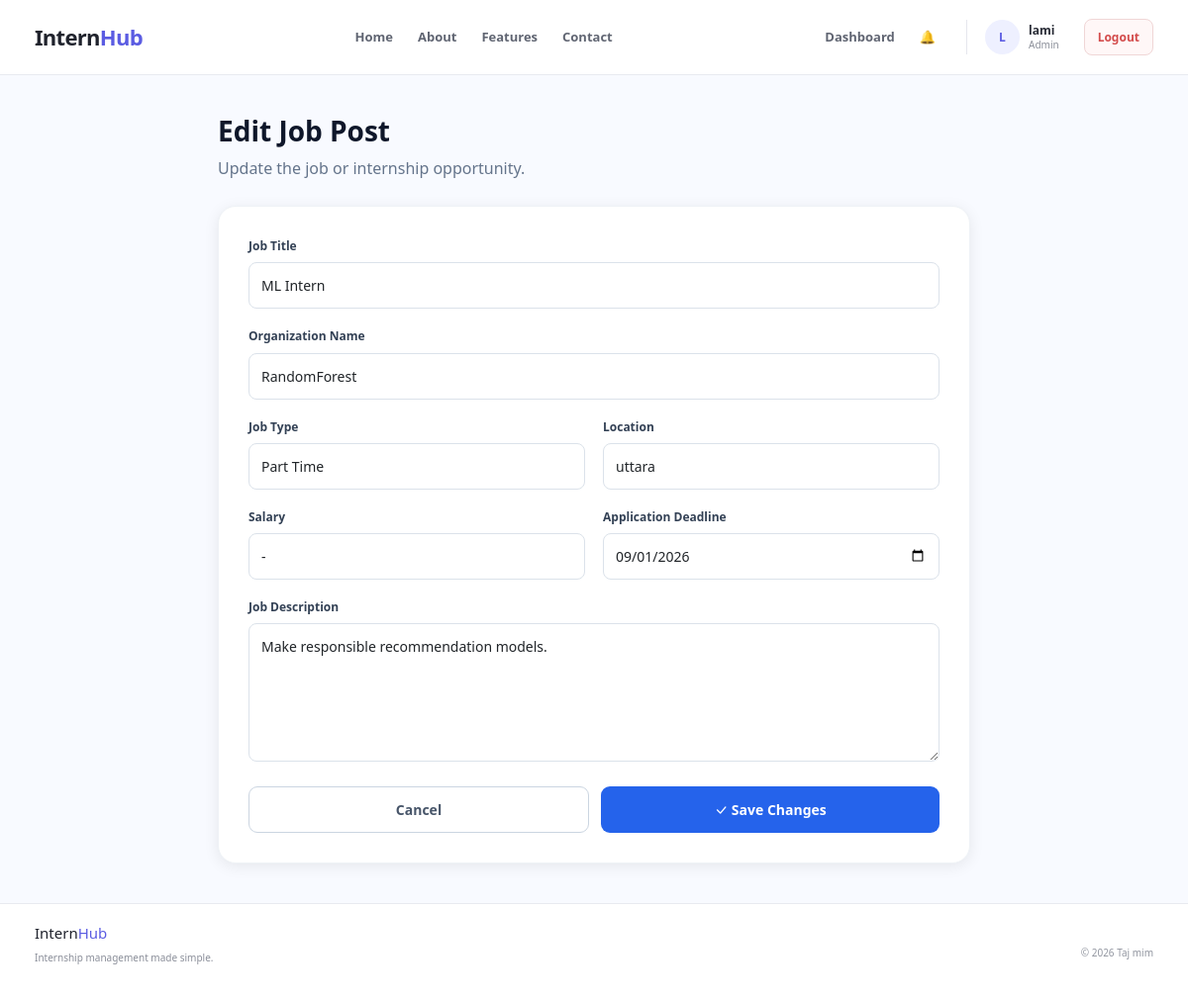
Page /admin-posts/edit/27/ (signed in) on the committed database.
### accounts/models.py (models this page shows, shortened)
class User(AbstractUser):
    class Role(models.TextChoices):
        STUDENT = "STUDENT", "Student"
        COMPANY = "COMPANY", "Company"
        ADMIN = "ADMIN", "Admin"
    email = models.EmailField(unique=True)
    role = models.CharField(
        max_length=20,
        choices=Role.choices,
        default=Role.STUDENT
    )
    objects = CustomUserManager()

### opportunity_portal/models.py (models this page shows, shortened)
class Job(models.Model):
    JOB_TYPE_CHOICES = (
        ('Full Time', 'Full Time'),
        ('Part Time', 'Part Time'),
        ('Internship', 'Internship'),
        ('Remote', 'Remote'),
    )
    title = models.CharField(max_length=200)
    organization = models.CharField(max_length=200)
    description = models.TextField()
    location = models.CharField(max_length=200)
    job_type = models.CharField(
        max_length=50,
        choices=JOB_TYPE_CHOICES
    )
    salary = models.CharField(
        max_length=100,
        blank=True
    )
    deadline = models.DateField()
    created_at = models.DateTimeField(
        auto_now_add=True
    )

### internship/views.py (the view, shortened to what this page needs)
# urls.py: path("admin-posts/edit/<int:pk>/", views.post_edit, name="post_edit"),
@login_required
def post_edit(request, pk):
    if request.user.role != User.Role.ADMIN:
        return redirect("dashboard")
    job = get_object_or_404(
        Job,
        pk=pk
    )
    return render(
        request,
        "post_edit.html",
        {
            "job": job,
            "job_types": Job.JOB_TYPE_CHOICES
        }
    )

### accounts/context_processors.py (called while the page is built)
def notifications(request):
    if not request.user.is_authenticated:
        return {
            "unread_notifications_count": 0,
            "nav_notifications": [],
        }
    user_notifications = Notification.objects.filter(
        user=request.user
    )
    return {
        "unread_notifications_count": user_notifications.filter(
            is_read=False
        ).count(),
        "nav_notifications": user_notifications[:5],
    }

### internship/templates/post_edit.html (shortened to what this page needs)
{% extends "accounts/base.html" %}
{% block content %}
<div class="page">
<div class="page-header">
    <h1>
        Edit Job Post
    </h1>
    <p>
        Update the job or internship opportunity.
    </p>
</div>
<div class="add-job-box">
    <form method="POST">
        <div class="form-group">
            <label for="title">
                Job Title
            </label>
            <input
                type="text"
                id="title"
                name="title"
                class="form-control"
                value="{{ job.title }}"
                required
            >
        </div>
        <div class="form-group">
            <label for="organization">
                Organization Name
            </label>
            <input
                type="text"
                id="organization"
                name="organization"
                class="form-control"
                value="{{ job.organization }}"
                required
            >
        </div>
        <div class="form-row">
            <div class="form-group">
                <label for="job_type">
                    Job Type
                </label>
                <select
                    id="job_type"
                    name="job_type"
                    class="form-control"
                    required
                >
                    {% for value, label in job_types %}
                        <option
                            value="{{ value }}"
                            {% if job.job_type == value %}
                                selected
                            {% endif %}
                        >
                            {{ label }}
                        </option>
                    {% endfor %}
                </select>
            </div>
            <div class="form-group">
                <label for="location">
                    Location
                </label>
                <input
                    type="text"
                    id="location"
                    name="location"
                    class="form-control"
                    value="{{ job.location }}"
                    required
                >
            </div>
        </div>
        <div class="form-row">
            <div class="form-group">
                <label for="salary">
                    Salary
                </label>
                <input
                    type="text"
                    id="salary"
                    name="salary"
                    class="form-control"
                    value="{{ job.salary }}"
                >
            </div>
            <div class="form-group">
                <label for="deadline">
                    Application Deadline
                </label>
                <input
                    type="date"
                    id="deadline"
                    name="deadline"
                    class="form-control"
                    value="{{ job.deadline|date:'Y-m-d' }}"
                    required
                >
            </div>
        </div>
        <div class="form-group">
            <label for="description">
                Job Description
            </label>
            <textarea
                id="description"
                name="description"
                class="form-control"
                required
            >{{ job.description }}</textarea>
        </div>
        <div class="form-actions">
            <a
                href="{% url 'CRUD_post' %}"
                class="btn btn-cancel"
            >
                Cancel
            </a>
            <button
                type="submit"
                class="btn btn-primary"
            >
                <i class="bi bi-check-lg"></i>
                Save Changes
            </button>
        </div>
    </form>
</div>
</div>
{% endblock %}

### accounts/templates/accounts/base.html (shortened to what this page needs)
{% load static %}
<!DOCTYPE html>
<html lang="en">
<head>
    <link  href="https://cdn.jsdelivr.net/npm/bootstrap@5.3.3/dist/css/bootstrap.min.css" rel="stylesheet">
    <link href="https://cdn.jsdelivr.net/npm/bootstrap@5.3.2/dist/css/bootstrap.min.css" rel="stylesheet">
    <link href="https://cdn.jsdelivr.net/npm/bootstrap-icons@1.11.3/font/bootstrap-icons.min.css" rel="stylesheet">
    <link rel="stylesheet" href="{% static 'accounts/css/style.css' %}">
</head>
<body>
<header class="navbar">
    <div class="navbar-container">
        <a
            href="{% url 'dashboard' %}"
            class="logo"
        >
            Intern<span>Hub</span>
        </a>
        <nav class="nav-links">
            {% if user.is_authenticated %}
                <a href="{% url 'job_list' %}">
                    Home
                </a>
            {% else %}
                <a href="{% url 'home' %}">
                    Home
                </a>
            {% endif %}
            <a href="{% url 'home' %}#about">
                About
            </a>
            <a href="{% url 'home' %}#features">
                Features
            </a>
            <a href="{% url 'home' %}#contact">
                Contact
            </a>
        </nav>
        {% if user.is_authenticated %}
            <nav class="nav-links">
                {% if user.role == "STUDENT" %}
                    <a href="{% url 'applicant_dashboard' %}">
                        Dashboard
                    </a>
                    <a onclick="openBookmarks()" style="cursor: pointer;">
                        🔖Bookmarks
                        ({{ bookmarks|length }})
                    </a>
                {% elif user.role == "COMPANY" %}
                    <a href="{% url 'company_dashboard' %}">
                        Dashboard
                    </a>
                {% elif user.role == "ADMIN" %}
                    <a href="{% url 'admin_dashboard' %}">
                        Dashboard
                    </a>
                {% endif %}
                <a
                    href="{% url 'notifications' %}"
                    class="nav-bell"
                    title="Notifications"
                >
                    🔔
                </a>
                <div class="nav-user">
                    <div class="nav-avatar">
                        {{ user.username|first|upper }}
                    </div>
                    <div class="nav-user-info">
                        <strong>
                            {{ user.username }}
                        </strong>
                        <span>
                            {{ user.role|title }}
                        </span>
                    </div>
                </div>
                <a
                    href="{% url 'logout' %}"
                    class="logout-button"
                >
                    Logout
                </a>
            </nav>
        {% endif %}
    </div>
</header>
<main>
    {% block content %}
    {% endblock %}
</main>
<footer class="footer">
    <div class="footer-container">
        <div>
            <h3>
                Intern<span>Hub</span>
            </h3>
            <p>
                Internship management made simple.
            </p>
        </div>
        <div class="footer-right">
            {% block footer_message %}
                © 2026 Taj mim
            {% endblock %}
        </div>
    </div>
</footer>
{% include "internship/bookmark_modal.html" %}
</body>
</html>

### static/accounts/css/style.css (style rules this page uses)
* { margin: 0; padding: 0; box-sizing: border-box; }
html { scroll-behavior: smooth; }
body { font-family: Inter, -apple-system, BlinkMacSystemFont, "Segoe UI", sans-serif; background: #f8f9fc; color: #20232d; line-height: 1.6; }
a { text-decoration: none; color: inherit; }
button, input { font-family: inherit; }
.navbar { width: 100%; height: 76px; background: #ffffff; border-bottom: 1px solid #e8eaf0; position: relative; z-index: 100; }
.navbar-container { width: 100%; max-width: 1180px; height: 100%; margin: 0 auto; padding: 0 25px; display: flex; align-items: center; justify-content: space-between; }
.logo { font-size: 22px; font-weight: 800; letter-spacing: -0.7px; color: #20232d; }
.logo span { color: #5b5ce2; }
.nav-links { display: flex; align-items: center; gap: 25px; }
.nav-links > a:not(.nav-button):not(.logout-button) { color: #606572; font-size: 13px; font-weight: 600; transition: 0.2s ease; }
.nav-bell { position: relative; display: inline-flex; align-items: center; justify-content: center; font-size: 1.2rem; margin-right: 6px; }
.nav-user { display: flex; align-items: center; gap: 9px; padding-left: 18px; border-left: 1px solid #e5e7ed; }
.nav-avatar { width: 35px; height: 35px; border-radius: 50%; display: flex; align-items: center; justify-content: center; background: #eef0ff; color: #5b5ce2; font-size: 12px; font-weight: 800; }
.nav-user-info { display: flex; flex-direction: column; gap: 0; }
.nav-user-info strong { color: #292c36; font-size: 12px; line-height: 1.3; }
.nav-user-info span { color: #8b8f99; font-size: 10px; text-transform: capitalize; line-height: 1.3; }
.logout-button { padding: 8px 13px; border: 1px solid #f0d6d6; border-radius: 8px; background: #fff7f7; color: #d34b4b !important; font-size: 12px !important; font-weight: 700 !important; transition: all 0.2s ease; }
main { min-height: calc(100vh - 150px); }
.form-group { margin-bottom: 19px; }
.form-group label { display: block; margin-bottom: 7px; color: #353944; font-size: 12px; font-weight: 700; }
.form-row { display: grid; grid-template-columns: repeat(2, 1fr); gap: 14px; }
.footer { width: 100%; background: #ffffff; border-top: 1px solid #e8eaf0; }
.footer-container { max-width: 1180px; min-height: 75px; margin: 0 auto; padding: 20px 25px; display: flex; align-items: center; justify-content: space-between; }
.footer h3 { color: #20232d; font-size: 15px; }
.footer h3 span { color: #5b5ce2; }
.footer p { margin-top: 2px; color: #8a8e99; font-size: 10px; }
.footer-right { color: #9296a0; font-size: 10px; }

### internship/templates/post_edit.html (style rules this page uses)
* { box-sizing: border-box; }
body { background-color: #f8faff; font-family: 'Segoe UI', sans-serif; margin: 0; color: #0f172a; }
.page { max-width: 800px; margin: 40px auto; padding: 0 20px; }
.page-header { margin-bottom: 25px; }
.page-header h1 { margin: 0 0 8px; color: #0f172a; font-size: 28px; font-weight: 700; }
.page-header p { margin: 0; color: #64748b; }
.add-job-box { background: white; padding: 30px; border-radius: 18px; box-shadow: 0 3px 15px rgba(0,0,0,0.08); border: 1px solid #eef2f6; }
.form-group { margin-bottom: 18px; }
.form-group label { display: block; font-weight: 600; margin-bottom: 7px; color: #334155; }
.form-control { width: 100%; padding: 12px; border: 1px solid #dbe2ea; border-radius: 8px; font-family: inherit; font-size: 14px; outline: none; }
textarea.form-control { min-height: 140px; resize: vertical; }
.form-row { display: flex; gap: 18px; }
.form-row .form-group { flex: 1; }
.form-actions { display: flex; gap: 12px; margin-top: 25px; }
.btn { flex: 1; padding: 12px; border-radius: 9px; font-weight: 600; cursor: pointer; text-align: center; text-decoration: none; font-size: 14px; }
.btn-primary { background: #2563eb; color: white; border: none; }
.btn-cancel { background: white; color: #475569; border: 1px solid #cbd5e1; }

### rows in the picture
User: username|first "L", username "lami", role "Admin"
Job: title "ML Intern", organization "RandomForest", job_type "Part Time", location "uttara", salary "-", deadline "09/01/2026", description "Make responsible recommendation models."
